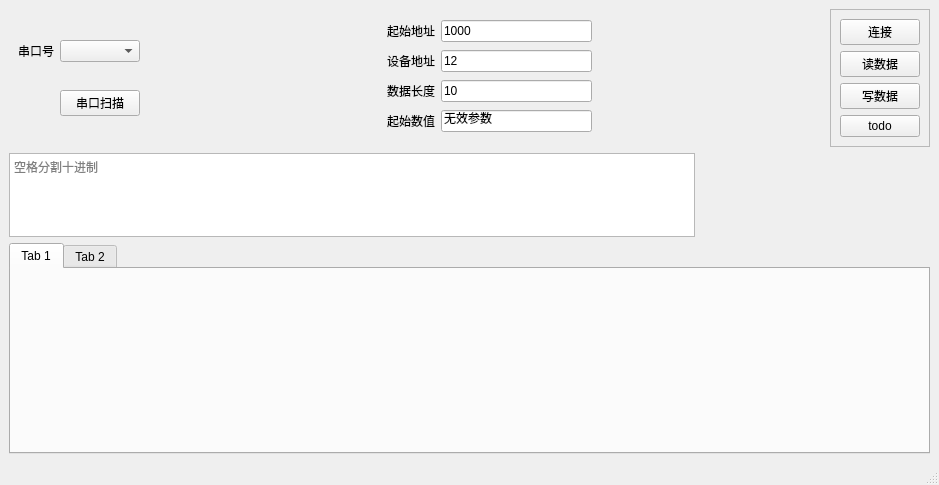
<?xml version="1.0" encoding="UTF-8"?>
<ui version="4.0">
 <class>SingleStepMain</class>
 <widget class="QMainWindow" name="SingleStepMain">
  <property name="geometry">
   <rect>
    <x>0</x>
    <y>0</y>
    <width>939</width>
    <height>485</height>
   </rect>
  </property>
  <property name="windowTitle">
   <string>MainWindow</string>
  </property>
  <widget class="QWidget" name="centralwidget">
   <layout class="QVBoxLayout" name="verticalLayout_2" stretch="3,2,5">
    <item>
     <layout class="QHBoxLayout" name="horizontalLayout">
      <item>
       <widget class="QWidget" name="widget_left" native="true">
        <layout class="QGridLayout" name="gridLayout">
         <item row="0" column="0">
          <widget class="QLabel" name="label_serialport">
           <property name="text">
            <string>串口号</string>
           </property>
          </widget>
         </item>
         <item row="0" column="1">
          <widget class="QComboBox" name="combo_serialport"/>
         </item>
         <item row="1" column="1">
          <widget class="QPushButton" name="btn_port">
           <property name="text">
            <string>串口扫描</string>
           </property>
          </widget>
         </item>
        </layout>
       </widget>
      </item>
      <item>
       <spacer name="horizontalSpacer">
        <property name="orientation">
         <enum>Qt::Horizontal</enum>
        </property>
        <property name="sizeHint" stdset="0">
         <size>
          <width>29</width>
          <height>20</height>
         </size>
        </property>
       </spacer>
      </item>
      <item>
       <widget class="QWidget" name="widget_mid" native="true">
        <layout class="QGridLayout" name="gridLayout_2">
         <item row="0" column="0">
          <widget class="QLabel" name="label_startAddress">
           <property name="text">
            <string>起始地址</string>
           </property>
          </widget>
         </item>
         <item row="0" column="1">
          <widget class="QLineEdit" name="edit_startAddress">
           <property name="text">
            <string>1000</string>
           </property>
          </widget>
         </item>
         <item row="1" column="0">
          <widget class="QLabel" name="label_deviceAddress">
           <property name="text">
            <string>设备地址</string>
           </property>
          </widget>
         </item>
         <item row="1" column="1">
          <widget class="QLineEdit" name="edit_deviceAddress">
           <property name="text">
            <string>12</string>
           </property>
          </widget>
         </item>
         <item row="2" column="0">
          <widget class="QLabel" name="label_dateLength">
           <property name="text">
            <string>数据长度</string>
           </property>
          </widget>
         </item>
         <item row="2" column="1">
          <widget class="QLineEdit" name="edit_dateLength">
           <property name="text">
            <string>10</string>
           </property>
          </widget>
         </item>
         <item row="3" column="0">
          <widget class="QLabel" name="label_firstData">
           <property name="text">
            <string>起始数值</string>
           </property>
          </widget>
         </item>
         <item row="3" column="1">
          <widget class="QLineEdit" name="edit_firstData">
           <property name="text">
            <string>无效参数</string>
           </property>
          </widget>
         </item>
        </layout>
       </widget>
      </item>
      <item>
       <spacer name="horizontalSpacer_2">
        <property name="orientation">
         <enum>Qt::Horizontal</enum>
        </property>
        <property name="sizeHint" stdset="0">
         <size>
          <width>29</width>
          <height>20</height>
         </size>
        </property>
       </spacer>
      </item>
      <item>
       <widget class="QFrame" name="frame">
        <property name="frameShape">
         <enum>QFrame::StyledPanel</enum>
        </property>
        <property name="frameShadow">
         <enum>QFrame::Raised</enum>
        </property>
        <layout class="QVBoxLayout" name="verticalLayout">
         <item>
          <widget class="QPushButton" name="btn_open">
           <property name="text">
            <string>连接</string>
           </property>
          </widget>
         </item>
         <item>
          <spacer name="verticalSpacer_2">
           <property name="orientation">
            <enum>Qt::Vertical</enum>
           </property>
           <property name="sizeHint" stdset="0">
            <size>
             <width>20</width>
             <height>43</height>
            </size>
           </property>
          </spacer>
         </item>
         <item>
          <widget class="QPushButton" name="btn_read">
           <property name="text">
            <string>读数据</string>
           </property>
          </widget>
         </item>
         <item>
          <spacer name="verticalSpacer">
           <property name="orientation">
            <enum>Qt::Vertical</enum>
           </property>
           <property name="sizeHint" stdset="0">
            <size>
             <width>20</width>
             <height>42</height>
            </size>
           </property>
          </spacer>
         </item>
         <item>
          <widget class="QPushButton" name="btn_write">
           <property name="text">
            <string>写数据</string>
           </property>
          </widget>
         </item>
         <item>
          <widget class="QPushButton" name="btn_todo">
           <property name="text">
            <string>todo</string>
           </property>
          </widget>
         </item>
        </layout>
       </widget>
      </item>
     </layout>
    </item>
    <item>
     <layout class="QHBoxLayout" name="horizontalLayout_2" stretch="6,2">
      <item>
       <widget class="QTextEdit" name="textEdit">
        <property name="html">
         <string>&lt;!DOCTYPE HTML PUBLIC &quot;-//W3C//DTD HTML 4.0//EN&quot; &quot;http://www.w3.org/TR/REC-html40/strict.dtd&quot;&gt;
&lt;html&gt;&lt;head&gt;&lt;meta name=&quot;qrichtext&quot; content=&quot;1&quot; /&gt;&lt;style type=&quot;text/css&quot;&gt;
p, li { white-space: pre-wrap; }
&lt;/style&gt;&lt;/head&gt;&lt;body style=&quot; font-family:'SimSun'; font-size:9pt; font-weight:400; font-style:normal;&quot;&gt;
&lt;p style=&quot;-qt-paragraph-type:empty; margin-top:0px; margin-bottom:0px; margin-left:0px; margin-right:0px; -qt-block-indent:0; text-indent:0px;&quot;&gt;&lt;br /&gt;&lt;/p&gt;&lt;/body&gt;&lt;/html&gt;</string>
        </property>
        <property name="placeholderText">
         <string>空格分割十进制</string>
        </property>
       </widget>
      </item>
      <item>
       <widget class="QWidget" name="widget_test" native="true"/>
      </item>
     </layout>
    </item>
    <item>
     <widget class="QTabWidget" name="tabWidget">
      <property name="styleSheet">
       <string notr="true"/>
      </property>
      <property name="currentIndex">
       <number>0</number>
      </property>
      <widget class="QWidget" name="tab">
       <attribute name="title">
        <string>Tab 1</string>
       </attribute>
      </widget>
      <widget class="QWidget" name="tab_2">
       <attribute name="title">
        <string>Tab 2</string>
       </attribute>
      </widget>
     </widget>
    </item>
   </layout>
  </widget>
  <widget class="QMenuBar" name="menubar">
   <property name="geometry">
    <rect>
     <x>0</x>
     <y>0</y>
     <width>939</width>
     <height>26</height>
    </rect>
   </property>
  </widget>
  <widget class="QStatusBar" name="statusbar"/>
 </widget>
 <resources/>
 <connections/>
</ui>
